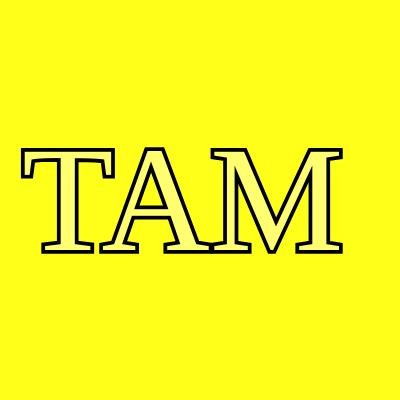
Frame 1 (no input)
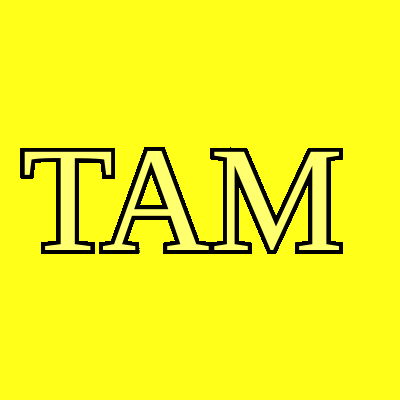
Frame 60 (no input)
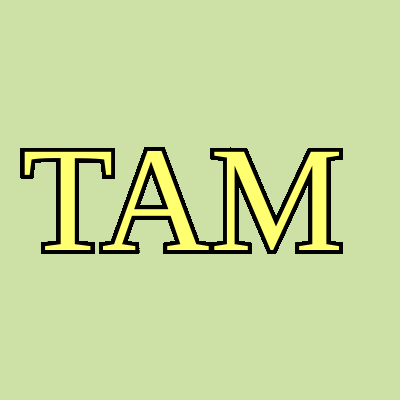
Frame 120 (the mouse pressed at the canvas centre since frame 60)

The p5.js sketch that drew these frames (run headless with seeded random() and noise() and a simulated clock; from frame 60 on, the mouse is pressed at the canvas centre):

// p5.js sketch
// ── sketch.js
//Priyanka Makin, 06/13/2017
//ATLS3000 - Code, PC2b
//For description, please see: www.priyankamakin.com/code/


//is there anyway to make the ellipses draw faster?? so there is more of
//a continuous stroke??

var col ={
	r: 183,
	g: 211,
	b: 230
};

var backColor ={
	r: 255,
	g: 255, 
	b: 26
};

//pick like 5 colors
	//blue: 183, 211, 230
	//white: 255, 255, 198
	//pink: 213, 145, 138
	//purple: 191, 160, 151
	//green: 190, 236, 156

var value = 1;

// var speed = abs(pmouseX - mouseX);
// var size = speed*18;

function setup() {
	createCanvas(400,400);
	background(backColor.r, backColor.g, backColor.b);
}

function draw() {
  	
  	//"TAM"
  	stroke(0);
  	strokeWeight(7.5);
  	fill('#ffff70');
  	textSize(150);
  	textFont("Arial Black");
  	text("TAM", 22, 250);		//text(string, x, y);

  	noStroke();
	fill(col.r, col.g, col.b, 175);
	ellipse(mouseX, mouseY, abs(pmouseX - mouseX)*3, abs(pmouseX - mouseX)*3);
}

function mouseClicked(){
	value++;
	if(value == 0){
		col.r = 0;
		col.g = 0;
		col.b = 0;
		//value = 1;
	}
	if(value == 1){
		col.r = 183;
		col.g = 211;
		col.b = 230;
		//value = 2;
	}
	if(value == 2){
		col.r = 255;
		col.g = 255;
		col.b = 198;
		//value = 3;
	}
	if(value == 3){
		col.r = 213;
		col.g = 145;
		col.b = 138;
		//value = 4;
	}
	if(value == 4){
		col.r = 191;
		col.g = 160;
		col.b = 151;
		//value = 5;
	}
	if(value == 5){
		col.r = 161;
		col.g = 244;
		col.b = 156;
		value = 0;
	}
}

function keyPressed(){
	createCanvas(400,400);
	background(backColor.r, backColor.g, backColor.b);
}
